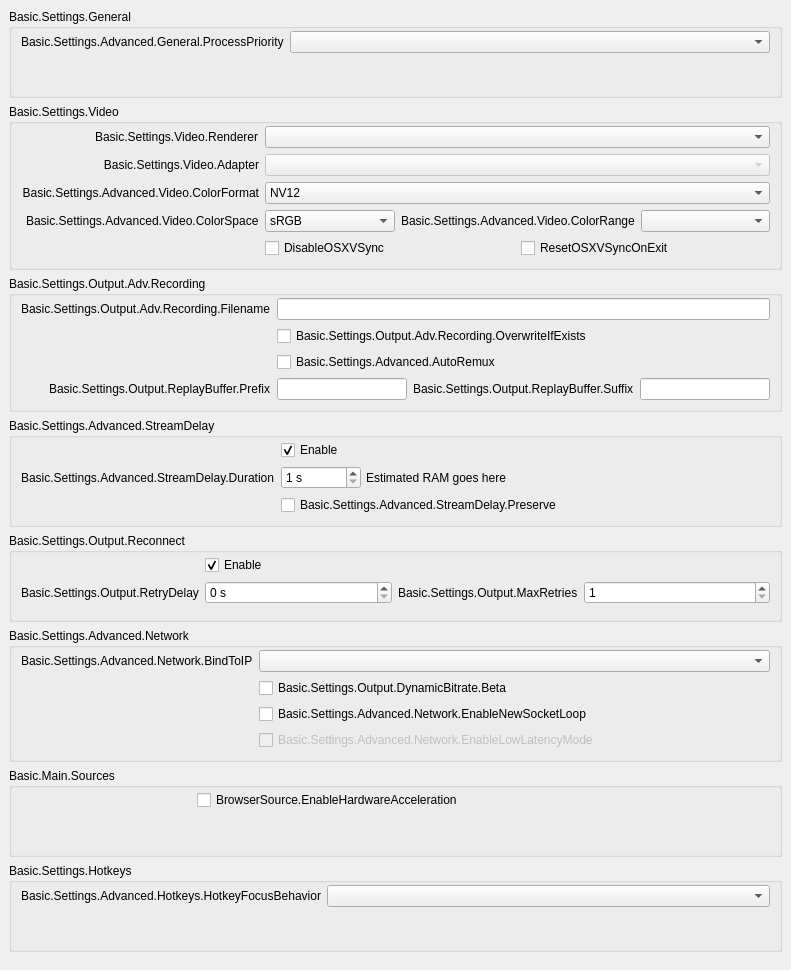
           <widget class="QWidget" name="scrollAreaWidgetContents">
            <property name="geometry">
             <rect>
              <x>0</x>
              <y>0</y>
              <width>791</width>
              <height>970</height>
             </rect>
            </property>
            <layout class="QVBoxLayout" name="verticalLayout_23">
             <property name="leftMargin">
              <number>0</number>
             </property>
             <property name="topMargin">
              <number>0</number>
             </property>
             <property name="rightMargin">
              <number>0</number>
             </property>
             <property name="bottomMargin">
              <number>9</number>
             </property>
             <item>
              <widget class="QWidget" name="widget_11" native="true">
               <layout class="QVBoxLayout" name="verticalLayout_24">
                <item>
                 <widget class="QGroupBox" name="advancedGeneralGroupBox">
                  <property name="title">
                   <string>Basic.Settings.General</string>
                  </property>
                  <layout class="QFormLayout" name="formLayout_22">
                   <property name="fieldGrowthPolicy">
                    <enum>QFormLayout::AllNonFixedFieldsGrow</enum>
                   </property>
                   <property name="labelAlignment">
                    <set>Qt::AlignRight|Qt::AlignTrailing|Qt::AlignVCenter</set>
                   </property>
                   <property name="topMargin">
                    <number>2</number>
                   </property>
                   <item row="0" column="0">
                    <widget class="QLabel" name="processPriorityLabel">
                     <property name="text">
                      <string>Basic.Settings.Advanced.General.ProcessPriority</string>
                     </property>
                     <property name="buddy">
                      <cstring>processPriority</cstring>
                     </property>
                    </widget>
                   </item>
                   <item row="0" column="1">
                    <widget class="QComboBox" name="processPriority"/>
                   </item>
                   <item row="1" column="0">
                    <spacer name="horizontalSpacer_13">
                     <property name="orientation">
                      <enum>Qt::Horizontal</enum>
                     </property>
                     <property name="sizeHint" stdset="0">
                      <size>
                       <width>170</width>
                       <height>0</height>
                      </size>
                     </property>
                    </spacer>
                   </item>
                  </layout>
                 </widget>
                </item>
                <item>
                 <widget class="QGroupBox" name="advancedVideoContainer">
                  <property name="title">
                   <string>Basic.Settings.Video</string>
                  </property>
                  <layout class="QFormLayout" name="formLayout_14">
                   <property name="fieldGrowthPolicy">
                    <enum>QFormLayout::AllNonFixedFieldsGrow</enum>
                   </property>
                   <property name="labelAlignment">
                    <set>Qt::AlignRight|Qt::AlignTrailing|Qt::AlignVCenter</set>
                   </property>
                   <property name="topMargin">
                    <number>2</number>
                   </property>
                   <item row="0" column="0">
                    <widget class="QLabel" name="rendererLabel">
                     <property name="text">
                      <string>Basic.Settings.Video.Renderer</string>
                     </property>
                     <property name="buddy">
                      <cstring>renderer</cstring>
                     </property>
                    </widget>
                   </item>
                   <item row="0" column="1">
                    <widget class="QComboBox" name="renderer">
                     <property name="currentText">
                      <string notr="true"/>
                     </property>
                    </widget>
                   </item>
                   <item row="1" column="0">
                    <widget class="QLabel" name="adapterLabel">
                     <property name="text">
                      <string>Basic.Settings.Video.Adapter</string>
                     </property>
                     <property name="alignment">
                      <set>Qt::AlignRight|Qt::AlignTrailing|Qt::AlignVCenter</set>
                     </property>
                     <property name="buddy">
                      <cstring>adapter</cstring>
                     </property>
                    </widget>
                   </item>
                   <item row="1" column="1">
                    <widget class="QComboBox" name="adapter">
                     <property name="enabled">
                      <bool>false</bool>
                     </property>
                     <property name="currentText">
                      <string notr="true"/>
                     </property>
                    </widget>
                   </item>
                   <item row="2" column="0">
                    <widget class="QLabel" name="label_30">
                     <property name="minimumSize">
                      <size>
                       <width>0</width>
                       <height>0</height>
                      </size>
                     </property>
                     <property name="text">
                      <string>Basic.Settings.Advanced.Video.ColorFormat</string>
                     </property>
                     <property name="alignment">
                      <set>Qt::AlignRight|Qt::AlignTrailing|Qt::AlignVCenter</set>
                     </property>
                     <property name="buddy">
                      <cstring>colorFormat</cstring>
                     </property>
                    </widget>
                   </item>
                   <item row="2" column="1">
                    <widget class="QComboBox" name="colorFormat">
                     <item>
                      <property name="text">
                       <string notr="true">NV12</string>
                      </property>
                     </item>
                     <item>
                      <property name="text">
                       <string notr="true">I420</string>
                      </property>
                     </item>
                     <item>
                      <property name="text">
                       <string>I444</string>
                      </property>
                     </item>
                     <item>
                      <property name="text">
                       <string notr="true">RGB</string>
                      </property>
                     </item>
                    </widget>
                   </item>
                   <item row="4" column="1">
                    <layout class="QHBoxLayout" name="horizontalLayout_18">
                     <property name="leftMargin">
                      <number>0</number>
                     </property>
                     <property name="topMargin">
                      <number>0</number>
                     </property>
                     <property name="rightMargin">
                      <number>0</number>
                     </property>
                     <property name="bottomMargin">
                      <number>0</number>
                     </property>
                     <item>
                      <widget class="QCheckBox" name="disableOSXVSync">
                       <property name="text">
                        <string>DisableOSXVSync</string>
                       </property>
                      </widget>
                     </item>
                     <item>
                      <widget class="QCheckBox" name="resetOSXVSync">
                       <property name="text">
                        <string>ResetOSXVSyncOnExit</string>
                       </property>
                      </widget>
                     </item>
                    </layout>
                   </item>
                   <item row="3" column="1">
                    <layout class="QHBoxLayout" name="horizontalLayout_20">
                     <property name="leftMargin">
                      <number>0</number>
                     </property>
                     <property name="topMargin">
                      <number>0</number>
                     </property>
                     <property name="rightMargin">
                      <number>0</number>
                     </property>
                     <property name="bottomMargin">
                      <number>0</number>
                     </property>
                     <item>
                      <widget class="QComboBox" name="colorSpace">
                       <item>
                        <property name="text">
                         <string notr="true">sRGB</string>
                        </property>
                       </item>
                       <item>
                        <property name="text">
                         <string notr="true">709</string>
                        </property>
                       </item>
                       <item>
                        <property name="text">
                         <string notr="true">601</string>
                        </property>
                       </item>
                      </widget>
                     </item>
                     <item>
                      <widget class="QLabel" name="label_34">
                       <property name="sizePolicy">
                        <sizepolicy hsizetype="Maximum" vsizetype="Preferred">
                         <horstretch>0</horstretch>
                         <verstretch>0</verstretch>
                        </sizepolicy>
                       </property>
                       <property name="text">
                        <string>Basic.Settings.Advanced.Video.ColorRange</string>
                       </property>
                       <property name="buddy">
                        <cstring>colorRange</cstring>
                       </property>
                      </widget>
                     </item>
                     <item>
                      <widget class="QComboBox" name="colorRange"/>
                     </item>
                    </layout>
                   </item>
                   <item row="3" column="0">
                    <widget class="QLabel" name="label_33">
                     <property name="text">
                      <string>Basic.Settings.Advanced.Video.ColorSpace</string>
                     </property>
                     <property name="buddy">
                      <cstring>colorSpace</cstring>
                     </property>
                    </widget>
                   </item>
                   <item row="4" column="0">
                    <spacer name="horizontalSpacer_12">
                     <property name="orientation">
                      <enum>Qt::Horizontal</enum>
                     </property>
                     <property name="sizeHint" stdset="0">
                      <size>
                       <width>170</width>
                       <height>20</height>
                      </size>
                     </property>
                    </spacer>
                   </item>
                  </layout>
                 </widget>
                </item>
                <item>
                 <widget class="QGroupBox" name="groupBox_6">
                  <property name="title">
                   <string>Basic.Settings.Output.Adv.Recording</string>
                  </property>
                  <layout class="QFormLayout" name="formLayout_17">
                   <property name="fieldGrowthPolicy">
                    <enum>QFormLayout::AllNonFixedFieldsGrow</enum>
                   </property>
                   <property name="labelAlignment">
                    <set>Qt::AlignRight|Qt::AlignTrailing|Qt::AlignVCenter</set>
                   </property>
                   <property name="topMargin">
                    <number>2</number>
                   </property>
                   <item row="0" column="0">
                    <widget class="QLabel" name="label_7">
                     <property name="text">
                      <string>Basic.Settings.Output.Adv.Recording.Filename</string>
                     </property>
                     <property name="buddy">
                      <cstring>filenameFormatting</cstring>
                     </property>
                    </widget>
                   </item>
                   <item row="0" column="1">
                    <widget class="QLineEdit" name="filenameFormatting"/>
                   </item>
                   <item row="1" column="1">
                    <widget class="QCheckBox" name="overwriteIfExists">
                     <property name="text">
                      <string>Basic.Settings.Output.Adv.Recording.OverwriteIfExists</string>
                     </property>
                    </widget>
                   </item>
                   <item row="3" column="1">
                    <layout class="QHBoxLayout" name="horizontalLayout_14">
                     <property name="leftMargin">
                      <number>0</number>
                     </property>
                     <property name="topMargin">
                      <number>0</number>
                     </property>
                     <property name="rightMargin">
                      <number>0</number>
                     </property>
                     <property name="bottomMargin">
                      <number>0</number>
                     </property>
                     <item>
                      <widget class="QLineEdit" name="simpleRBPrefix"/>
                     </item>
                     <item>
                      <widget class="QLabel" name="label_58">
                       <property name="text">
                        <string>Basic.Settings.Output.ReplayBuffer.Suffix</string>
                       </property>
                       <property name="buddy">
                        <cstring>simpleRBSuffix</cstring>
                       </property>
                      </widget>
                     </item>
                     <item>
                      <widget class="QLineEdit" name="simpleRBSuffix"/>
                     </item>
                    </layout>
                   </item>
                   <item row="3" column="0">
                    <widget class="QLabel" name="label_57">
                     <property name="text">
                      <string>Basic.Settings.Output.ReplayBuffer.Prefix</string>
                     </property>
                     <property name="buddy">
                      <cstring>simpleRBPrefix</cstring>
                     </property>
                    </widget>
                   </item>
                   <item row="1" column="0">
                    <spacer name="horizontalSpacer_10">
                     <property name="orientation">
                      <enum>Qt::Horizontal</enum>
                     </property>
                     <property name="sizeHint" stdset="0">
                      <size>
                       <width>170</width>
                       <height>20</height>
                      </size>
                     </property>
                    </spacer>
                   </item>
                   <item row="2" column="1">
                    <widget class="QCheckBox" name="autoRemux">
                     <property name="text">
                      <string>Basic.Settings.Advanced.AutoRemux</string>
                     </property>
                    </widget>
                   </item>
                   <item row="2" column="0">
                    <spacer name="horizontalSpacer_16">
                     <property name="orientation">
                      <enum>Qt::Horizontal</enum>
                     </property>
                     <property name="sizeHint" stdset="0">
                      <size>
                       <width>40</width>
                       <height>20</height>
                      </size>
                     </property>
                    </spacer>
                   </item>
                  </layout>
                 </widget>
                </item>
                <item>
                 <widget class="QGroupBox" name="groupBox_5">
                  <property name="title">
                   <string>Basic.Settings.Advanced.StreamDelay</string>
                  </property>
                  <layout class="QFormLayout" name="formLayout_18">
                   <property name="fieldGrowthPolicy">
                    <enum>QFormLayout::AllNonFixedFieldsGrow</enum>
                   </property>
                   <property name="labelAlignment">
                    <set>Qt::AlignRight|Qt::AlignTrailing|Qt::AlignVCenter</set>
                   </property>
                   <property name="topMargin">
                    <number>2</number>
                   </property>
                   <item row="1" column="0">
                    <widget class="QLabel" name="label_56">
                     <property name="text">
                      <string>Basic.Settings.Advanced.StreamDelay.Duration</string>
                     </property>
                     <property name="buddy">
                      <cstring>streamDelaySec</cstring>
                     </property>
                    </widget>
                   </item>
                   <item row="1" column="1">
                    <widget class="QWidget" name="widget_12" native="true">
                     <property name="enabled">
                      <bool>true</bool>
                     </property>
                     <layout class="QHBoxLayout" name="horizontalLayout_13">
                      <property name="spacing">
                       <number>5</number>
                      </property>
                      <property name="leftMargin">
                       <number>0</number>
                      </property>
                      <property name="topMargin">
                       <number>0</number>
                      </property>
                      <property name="rightMargin">
                       <number>0</number>
                      </property>
                      <property name="bottomMargin">
                       <number>0</number>
                      </property>
                      <item>
                       <widget class="QSpinBox" name="streamDelaySec">
                        <property name="enabled">
                         <bool>true</bool>
                        </property>
                        <property name="sizePolicy">
                         <sizepolicy hsizetype="Maximum" vsizetype="Fixed">
                          <horstretch>0</horstretch>
                          <verstretch>0</verstretch>
                         </sizepolicy>
                        </property>
                        <property name="minimumSize">
                         <size>
                          <width>80</width>
                          <height>0</height>
                         </size>
                        </property>
                        <property name="suffix">
                         <string notr="true"> s</string>
                        </property>
                        <property name="minimum">
                         <number>1</number>
                        </property>
                        <property name="maximum">
                         <number>1800</number>
                        </property>
                       </widget>
                      </item>
                      <item>
                       <widget class="QLabel" name="streamDelayInfo">
                        <property name="text">
                         <string notr="true">Estimated RAM goes here</string>
                        </property>
                       </widget>
                      </item>
                     </layout>
                    </widget>
                   </item>
                   <item row="2" column="1">
                    <widget class="QCheckBox" name="streamDelayPreserve">
                     <property name="text">
                      <string>Basic.Settings.Advanced.StreamDelay.Preserve</string>
                     </property>
                    </widget>
                   </item>
                   <item row="0" column="1">
                    <widget class="QCheckBox" name="streamDelayEnable">
                     <property name="text">
                      <string>Enable</string>
                     </property>
                     <property name="checked">
                      <bool>true</bool>
                     </property>
                    </widget>
                   </item>
                   <item row="2" column="0">
                    <spacer name="horizontalSpacer_9">
                     <property name="orientation">
                      <enum>Qt::Horizontal</enum>
                     </property>
                     <property name="sizeHint" stdset="0">
                      <size>
                       <width>170</width>
                       <height>20</height>
                      </size>
                     </property>
                    </spacer>
                   </item>
                  </layout>
                 </widget>
                </item>
                <item>
                 <widget class="QGroupBox" name="groupBox_7">
                  <property name="title">
                   <string>Basic.Settings.Output.Reconnect</string>
                  </property>
                  <layout class="QFormLayout" name="formLayout_19">
                   <property name="fieldGrowthPolicy">
                    <enum>QFormLayout::AllNonFixedFieldsGrow</enum>
                   </property>
                   <property name="labelAlignment">
                    <set>Qt::AlignRight|Qt::AlignTrailing|Qt::AlignVCenter</set>
                   </property>
                   <property name="topMargin">
                    <number>2</number>
                   </property>
                   <item row="0" column="1">
                    <widget class="QCheckBox" name="reconnectEnable">
                     <property name="text">
                      <string>Enable</string>
                     </property>
                     <property name="checked">
                      <bool>true</bool>
                     </property>
                    </widget>
                   </item>
                   <item row="1" column="1">
                    <layout class="QHBoxLayout" name="horizontalLayout_19">
                     <property name="leftMargin">
                      <number>0</number>
                     </property>
                     <property name="topMargin">
                      <number>0</number>
                     </property>
                     <property name="rightMargin">
                      <number>0</number>
                     </property>
                     <property name="bottomMargin">
                      <number>0</number>
                     </property>
                     <item>
                      <widget class="QSpinBox" name="reconnectRetryDelay">
                       <property name="suffix">
                        <string> s</string>
                       </property>
                       <property name="maximum">
                        <number>30</number>
                       </property>
                      </widget>
                     </item>
                     <item>
                      <widget class="QLabel" name="label_22">
                       <property name="sizePolicy">
                        <sizepolicy hsizetype="Maximum" vsizetype="Preferred">
                         <horstretch>0</horstretch>
                         <verstretch>0</verstretch>
                        </sizepolicy>
                       </property>
                       <property name="text">
                        <string>Basic.Settings.Output.MaxRetries</string>
                       </property>
                       <property name="buddy">
                        <cstring>reconnectMaxRetries</cstring>
                       </property>
                      </widget>
                     </item>
                     <item>
                      <widget class="QSpinBox" name="reconnectMaxRetries">
                       <property name="minimum">
                        <number>1</number>
                       </property>
                       <property name="maximum">
                        <number>10000</number>
                       </property>
                      </widget>
                     </item>
                    </layout>
                   </item>
                   <item row="1" column="0">
                    <widget class="QLabel" name="label_17">
                     <property name="text">
                      <string>Basic.Settings.Output.RetryDelay</string>
                     </property>
                     <property name="buddy">
                      <cstring>reconnectRetryDelay</cstring>
                     </property>
                    </widget>
                   </item>
                   <item row="0" column="0">
                    <spacer name="horizontalSpacer_8">
                     <property name="orientation">
                      <enum>Qt::Horizontal</enum>
                     </property>
                     <property name="sizeHint" stdset="0">
                      <size>
                       <width>170</width>
                       <height>20</height>
                      </size>
                     </property>
                    </spacer>
                   </item>
                  </layout>
                 </widget>
                </item>
                <item>
                 <widget class="QGroupBox" name="advNetworkGroupBox">
                  <property name="title">
                   <string>Basic.Settings.Advanced.Network</string>
                  </property>
                  <layout class="QFormLayout" name="formLayout_23">
                   <property name="fieldGrowthPolicy">
                    <enum>QFormLayout::AllNonFixedFieldsGrow</enum>
                   </property>
                   <property name="labelAlignment">
                    <set>Qt::AlignRight|Qt::AlignTrailing|Qt::AlignVCenter</set>
                   </property>
                   <property name="topMargin">
                    <number>2</number>
                   </property>
                   <item row="0" column="0">
                    <widget class="QLabel" name="label_27">
                     <property name="text">
                      <string>Basic.Settings.Advanced.Network.BindToIP</string>
                     </property>
                     <property name="buddy">
                      <cstring>bindToIP</cstring>
                     </property>
                    </widget>
                   </item>
                   <item row="0" column="1">
                    <widget class="QComboBox" name="bindToIP"/>
                   </item>
                   <item row="2" column="1">
                    <widget class="QCheckBox" name="enableNewSocketLoop">
                     <property name="text">
                      <string>Basic.Settings.Advanced.Network.EnableNewSocketLoop</string>
                     </property>
                    </widget>
                   </item>
                   <item row="3" column="1">
                    <widget class="QCheckBox" name="enableLowLatencyMode">
                     <property name="enabled">
                      <bool>false</bool>
                     </property>
                     <property name="text">
                      <string>Basic.Settings.Advanced.Network.EnableLowLatencyMode</string>
                     </property>
                    </widget>
                   </item>
                   <item row="2" column="0">
                    <spacer name="horizontalSpacer_7">
                     <property name="orientation">
                      <enum>Qt::Horizontal</enum>
                     </property>
                     <property name="sizeHint" stdset="0">
                      <size>
                       <width>170</width>
                       <height>1</height>
                      </size>
                     </property>
                    </spacer>
                   </item>
                   <item row="1" column="1">
                    <widget class="QCheckBox" name="dynBitrate">
                     <property name="toolTip">
                      <string>Basic.Settings.Output.DynamicBitrate.TT</string>
                     </property>
                     <property name="text">
                      <string>Basic.Settings.Output.DynamicBitrate.Beta</string>
                     </property>
                    </widget>
                   </item>
                  </layout>
                 </widget>
                </item>
                <item>
                 <widget class="QGroupBox" name="sourcesGroup">
                  <property name="title">
                   <string>Basic.Main.Sources</string>
                  </property>
                  <layout class="QFormLayout" name="formLayout_34">
                   <property name="topMargin">
                    <number>2</number>
                   </property>
                   <item row="0" column="0">
                    <spacer name="horizontalSpacer_15">
                     <property name="orientation">
                      <enum>Qt::Horizontal</enum>
                     </property>
                     <property name="sizeHint" stdset="0">
                      <size>
                       <width>170</width>
                       <height>20</height>
                      </size>
                     </property>
                    </spacer>
                   </item>
                   <item row="0" column="1">
                    <widget class="QCheckBox" name="browserHWAccel">
                     <property name="text">
                      <string>BrowserSource.EnableHardwareAcceleration</string>
                     </property>
                    </widget>
                   </item>
                  </layout>
                 </widget>
                </item>
                <item>
                 <widget class="QGroupBox" name="groupBox_17">
                  <property name="title">
                   <string>Basic.Settings.Hotkeys</string>
                  </property>
                  <layout class="QFormLayout" name="formLayout_33">
                   <property name="labelAlignment">
                    <set>Qt::AlignRight|Qt::AlignTrailing|Qt::AlignVCenter</set>
                   </property>
                   <property name="topMargin">
                    <number>2</number>
                   </property>
                   <item row="0" column="0">
                    <widget class="QLabel" name="label_21">
                     <property name="text">
                      <string>Basic.Settings.Advanced.Hotkeys.HotkeyFocusBehavior</string>
                     </property>
                    </widget>
                   </item>
                   <item row="0" column="1">
                    <widget class="QComboBox" name="hotkeyFocusType"/>
                   </item>
                   <item row="1" column="0">
                    <spacer name="horizontalSpacer_14">
                     <property name="orientation">
                      <enum>Qt::Horizontal</enum>
                     </property>
                     <property name="sizeHint" stdset="0">
                      <size>
                       <width>170</width>
                       <height>0</height>
                      </size>
                     </property>
                    </spacer>
                   </item>
                  </layout>
                 </widget>
                </item>
               </layout>
              </widget>
             </item>
            </layout>
           </widget>
